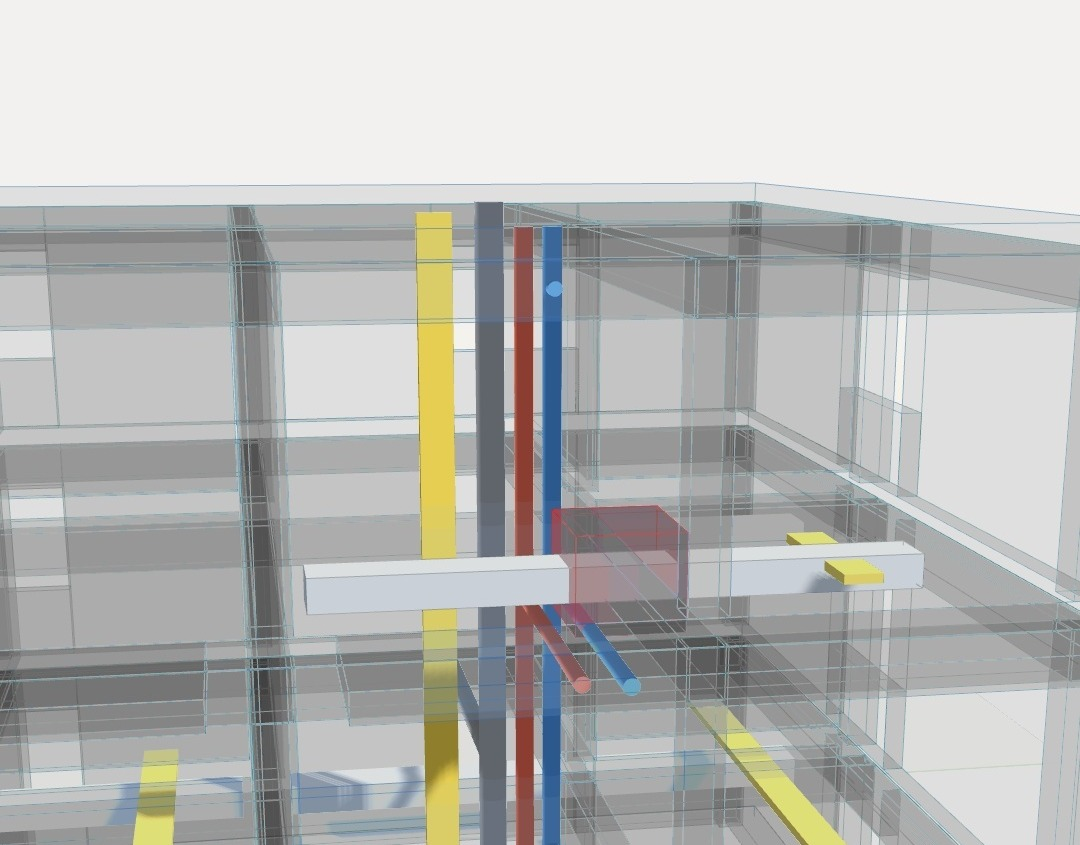
#> input picture araclar/bim_xray.jpg, 1080 x 845 px
$ python cropframe.py bim_xray.jpg
#> lines starting #> are read from the running program, lines starting #| are printed output that depends on the picture; after the words box and inside, x2 and y2 are one past the last pixel; in counts of white or black regions, pixels touching at a corner belong together
# Crop the render area out of Motifo's white template (image + logo strip)
from PIL import Image
import numpy as np
def crop_render(path):
#> called with path = 'bim_xray.jpg'
    im=Image.open(path).convert('RGB'); a=np.asarray(im.resize((im.width//10,im.height//10))).astype(int)
#> in crop_render, im is the input picture: PIL image 1080x845 RGB; mean R, G, B 186.1, 186.7, 184.5
#> after `a = np.asarray(im.resize((im.width // 10, im.height // 10))).astype(in`:
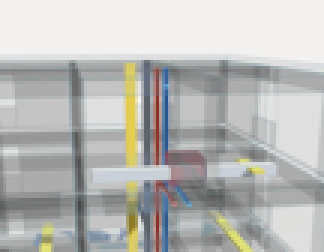
#> a: shape (84, 108, 3) int64 (shown 3 times larger); mean R, G, B 186.1, 186.7, 184.5
    nonwhite=(np.abs(a-255).sum(axis=2)>40)
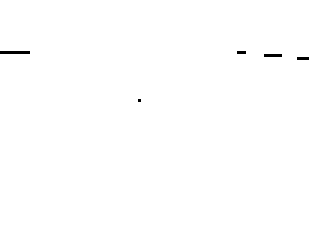
#> nonwhite: shape (84, 108) bool (shown 3 times larger); 99.7% white; black in thin lines or dots, all inside (x1, y1, x2, y2) = (0, 17, 103, 34)
    rows=nonwhite.mean(axis=1)>0.5; cols=nonwhite.mean(axis=0)>0.3
    # largest contiguous run of rows
    best=(0,0);s=None
    for i,v in enumerate(list(rows)+[False]):
        if v and s is None: s=i
        if not v and s is not None:
            if i-s>best[1]-best[0]: best=(s,i)
            s=None
#> this loop made 85 passes
#> best on pass 85: (0, 84)
    r0,r1=best
#> r0 = 0; r1 = 84
    sub=nonwhite[r0:r1]; c=np.where(sub.mean(axis=0)>0.5)[0]
#> after `c = np.where(sub.mean(axis=0) > 0.5)[0]`: c = 108 values from 0 to 107
    box=(c.min()*10+12,r0*10+12,(c.max()+1)*10-12,r1*10-12)
#> box = (12, 12, 1068, 828)
    return im.crop(box)
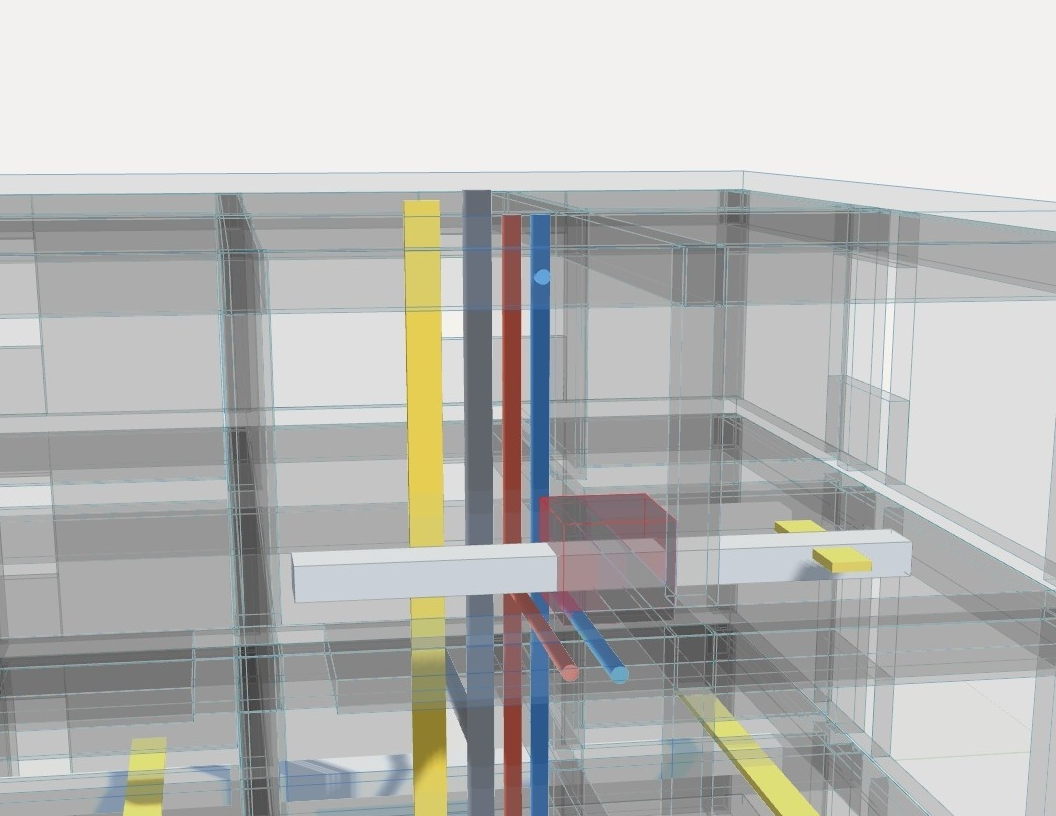
#> returned value: PIL image 1056x816 RGB; mean R, G, B 185.6, 186.2, 184
if __name__=='__main__':
    import sys
    for p in sys.argv[1:]:
        c=crop_render(p); print(p.split('/')[-1],c.size)
